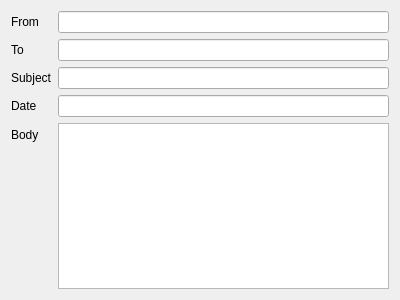
<?xml version="1.0" encoding="UTF-8"?>
<ui version="4.0">
 <class>MailWidget</class>
 <widget class="QWidget" name="MailWidget">
  <property name="geometry">
   <rect>
    <x>0</x>
    <y>0</y>
    <width>400</width>
    <height>300</height>
   </rect>
  </property>
  <property name="windowTitle">
   <string>Form</string>
  </property>
  <layout class="QGridLayout" name="gridLayout">
   <item row="0" column="0">
    <layout class="QFormLayout" name="formLayout">
     <item row="0" column="0">
      <widget class="QLabel" name="fromLabel">
       <property name="text">
        <string>From</string>
       </property>
      </widget>
     </item>
     <item row="0" column="1">
      <widget class="QLineEdit" name="from"/>
     </item>
     <item row="1" column="0">
      <widget class="QLabel" name="toLabel">
       <property name="text">
        <string>To</string>
       </property>
      </widget>
     </item>
     <item row="1" column="1">
      <widget class="QLineEdit" name="to"/>
     </item>
     <item row="2" column="0">
      <widget class="QLabel" name="subjectLabel">
       <property name="text">
        <string>Subject</string>
       </property>
      </widget>
     </item>
     <item row="2" column="1">
      <widget class="QLineEdit" name="subject"/>
     </item>
     <item row="3" column="0">
      <widget class="QLabel" name="dateLabel">
       <property name="text">
        <string>Date</string>
       </property>
      </widget>
     </item>
     <item row="4" column="0">
      <widget class="QLabel" name="label">
       <property name="text">
        <string>Body</string>
       </property>
      </widget>
     </item>
     <item row="4" column="1">
      <widget class="QTextEdit" name="body"/>
     </item>
     <item row="3" column="1">
      <widget class="QLineEdit" name="date"/>
     </item>
    </layout>
   </item>
  </layout>
 </widget>
 <tabstops>
  <tabstop>from</tabstop>
  <tabstop>to</tabstop>
  <tabstop>subject</tabstop>
  <tabstop>date</tabstop>
  <tabstop>body</tabstop>
 </tabstops>
 <resources/>
 <connections/>
</ui>
